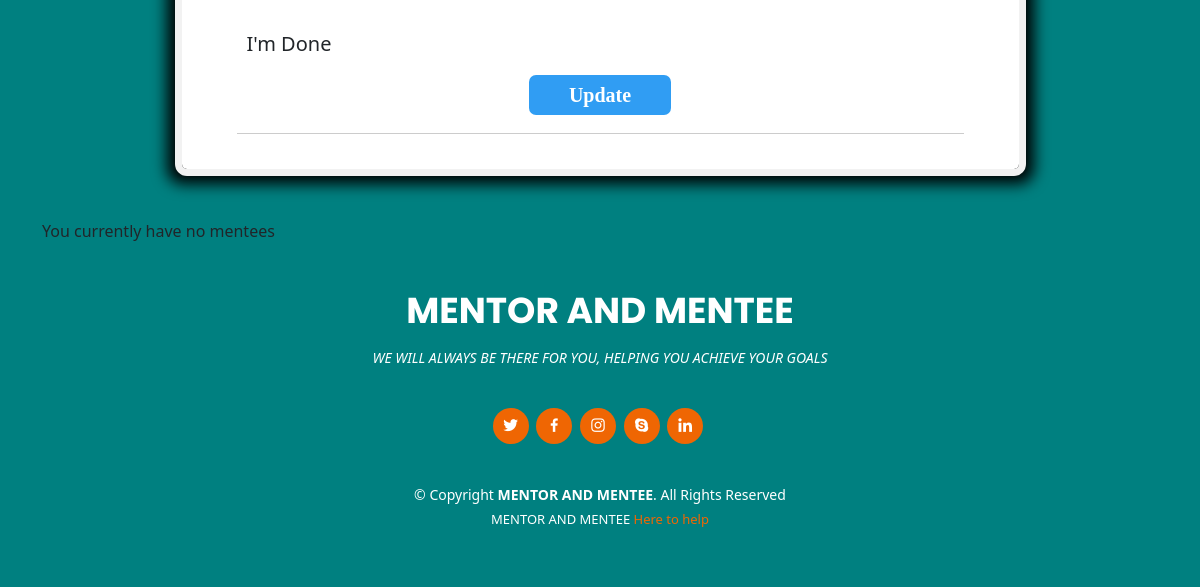
Page /profile (signed in, lower part) on the earlier database version.
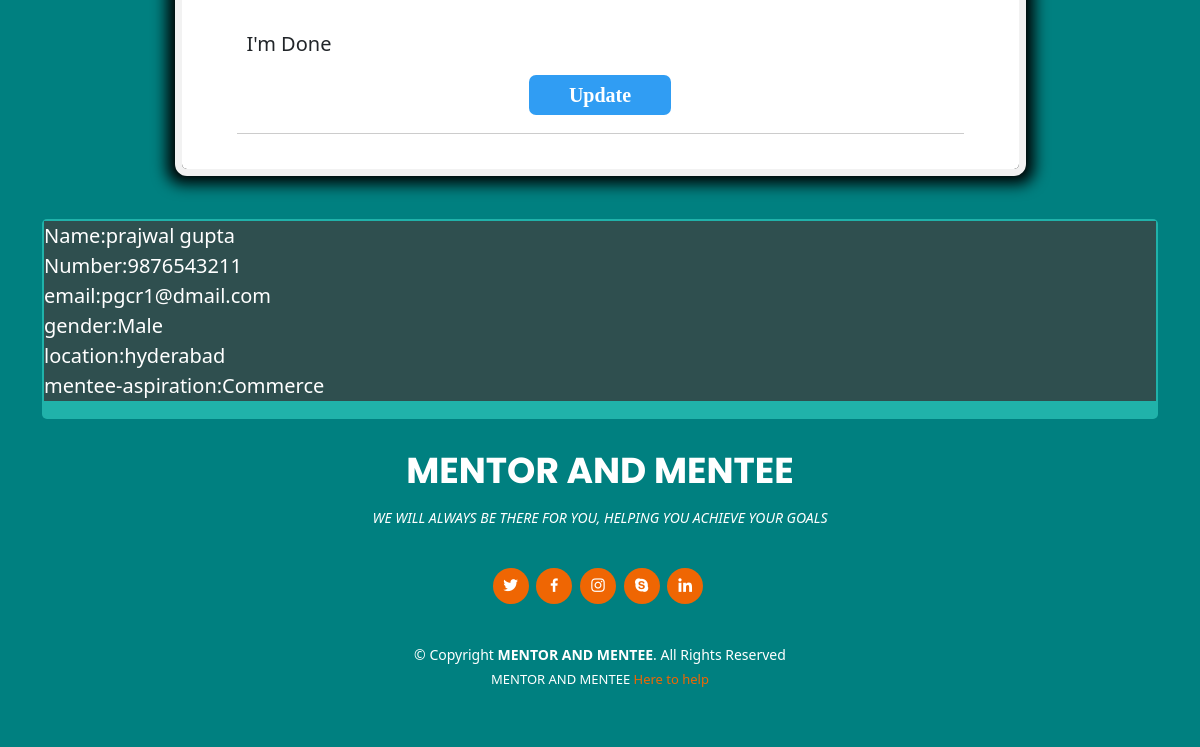
Same page on the later database version.
### project/models.py (models this page shows, shortened)
class Mentee(db.Model):
    id = db.Column(db.Integer, primary_key=True)
    hobbies = db.Column(db.String, nullable=True)
    city = db.Column(db.String, nullable=True)
    lat = db.Column(db.Float, nullable=True)
    long = db.Column(db.Float, nullable=True)
    time_delta = db.Column(db.Float, nullable=True)
    gender_pref = db.Column(db.String, nullable=True)
    gender = db.Column(db.String, nullable=True)
    language_pref = db.Column(db.String, nullable=True)
    aspiration = db.Column(db.String, nullable=True)
    bq_1 = db.Column(db.String, nullable=True)
    bq_2 = db.Column(db.String, nullable=True)
    ready = db.Column(db.Boolean, nullable=False, default=False)
    user_id = db.Column(db.Integer, db.ForeignKey('user.id'), unique=True)
    mentor_id = db.Column(db.Integer, db.ForeignKey('mentor.id'), unique=True, nullable=True)

class User(db.Model, UserMixin):
    id = db.Column(db.Integer, primary_key=True)
    fullname = db.Column(db.String(100), nullable=False)
    username = db.Column(db.String(100), unique=True, nullable=False)
    email = db.Column(db.String(120), unique=True, nullable=False)
    phone = db.Column(db.String(100), unique=True, nullable=False)
    password = db.Column(db.String(60), nullable=False)
    urole = db.Column(db.String(80))
    mentor = db.relationship('Mentor', backref='user', uselist=False)
    mentee = db.relationship('Mentee', backref='user', uselist=False)
    def __repr__(self):
        return f"User('{self.username}', '{self.email}')"

### project/routes.py (the view, shortened to what this page needs)
@app.route("/profile", methods=['GET', 'POST'])
@login_required(role="ANY")
def profile():
    print(User.query.get(1))
    ready = False
    pot_mentors = []
    connect_form = ConnectForm()
    disconnect_form = DisconnectForm()
    find_form = FindForm()
    form = MentorForm()
    form2 = MenteeForm()
    print(current_user.urole)
    if current_user.urole == "MENTEE":
        print("Inside mentee")
        mentee = current_user.mentee
        ready = current_user.mentee.ready
        if request.method == 'GET':
            form2.fullname.data = current_user.fullname
            form2.username.data = current_user.username
            form2.email.data = current_user.email
            form2.phone.data = current_user.phone
            form2.city.data = mentee.city
            form2.gender.data = mentee.gender
            form2.gender_pref.data = mentee.gender_pref
            form2.language_pref.data = mentee.language_pref
            form2.aspiration.data = mentee.aspiration
            form2.b1.data = mentee.bq_1
            form2.b2.data = mentee.bq_2
            form2.hobbies.data = mentee.hobbies
        else:
            if form2.validate_on_submit() and form2.submit2.data:
                current_user.fullname = form2.fullname.data
                current_user.username = form2.username.data
                current_user.email = form2.email.data
                current_user.phone = form2.phone.data
                current_user.mentee.city = form2.city.data
                current_user.mentee.gender = form2.gender.data
                current_user.mentee.gender_pref = form2.gender_pref.data
                current_user.mentee.language_pref = form2.language_pref.data
                current_user.mentee.aspiration = form2.aspiration.data
                current_user.mentee.bq_1 = form2.b1.data
                current_user.mentee.bq_2 = form2.b2.data
                current_user.mentee.hobbies = form2.hobbies.data
                location = geolocator.geocode(form2.city.data)
                t_zone = tf.timezone_at(lng=location.longitude, lat=location.latitude)
                pacific_now = datetime.datetime.now(pytz.timezone(t_zone))
                offset = pacific_now.utcoffset().total_seconds() / 60 / 60
                current_user.mentee.lat = location.latitude
                current_user.mentee.long = location.longitude
                current_user.mentee.time_delta = offset
                if(
                    current_user.mentee.city and
                    current_user.mentee.gender and
                    current_user.mentee.gender_pref and
                    current_user.mentee.language_pref and
                    current_user.mentee.aspiration and
                    current_user.mentee.bq_1 and
                    current_user.mentee.bq_2 and
                    current_user.mentee.hobbies and
                    current_user.mentee.lat and
                    current_user.mentee.long and
                    current_user.mentee.time_delta
                ):
                    current_user.mentee.ready = True
                    ready = True
                db.session.commit()
                flash('Your account has been updated!', 'success')
                return redirect(url_for('profile'))
            if connect_form.validate_on_submit() and connect_form.connect.data:
                mentor_to_connect_id = request.form.get('mentor_to_connect')
                mentor_to_connct = Mentor.query.filter_by(id=mentor_to_connect_id).first()
                if mentor_to_connct:
                    mentee.connect(mentor_to_connct)
                    return redirect(url_for('profile'))
                else:
                    return redirect(url_for('profile'))
            if disconnect_form.validate_on_submit() and disconnect_form.disconnect.data:
                mentee.disconnect()
                return redirect(url_for('profile'))
            if find_form.validate_on_submit() and find_form.find.data:
                form2.fullname.data = current_user.fullname
                form2.username.data = current_user.username
                form2.email.data = current_user.email
                form2.phone.data = current_user.phone
                form2.city.data = mentee.city
                form2.gender.data = mentee.gender
                form2.gender_pref.data = mentee.gender_pref
                form2.language_pref.data = mentee.language_pref
                form2.aspiration.data = mentee.aspiration
                form2.b1.data = mentee.bq_1
                form2.b2.data = mentee.bq_2
                form2.hobbies.data = mentee.hobbies
                df = model()
                print(df)
                print("User ID:", current_user.id)
                assigned_cluster = df.iloc[current_user.id-1, -1]
                print("Assigned cluster:", assigned_cluster)
                df["id"] = [i for i in range(1, df.shape[0] + 1)]
                df = df.loc[df["Cluster #"]==assigned_cluster]
                for ind in df.index:
                    print(df["id"][ind])
                    id = df["id"][ind]
                    pot_user = User.query.all()[id-1]
                    if pot_user and pot_user.urole == "MENTOR" and pot_user.mentor.gender == mentee.gender_pref and pot_user.mentor.language == mentee.language_pref:
                        pot_mentors.append(pot_user.mentor)
    elif current_user.urole == "MENTOR":
        mentor = current_user.mentor
        ready = current_user.mentor.ready
        if request.method == 'GET':
            form.fullname.data = current_user.fullname
            form.username.data = current_user.username
            form.email.data = current_user.email
            form.phone.data = current_user.phone
            form.city.data = mentor.city
            form.gender.data = mentor.gender
            form.language.data = mentor.language
            form.expertise.data = mentor.expertise_1
            form.b1.data = mentor.bq_1
            form.b2.data = mentor.bq_2
            form.hobbies.data = mentor.hobbies
    return render_template('userprofile.html', mentorform=form, menteeform=form2, ready=ready, find_form=find_form,
                           connect_form=connect_form, disconnect_form=disconnect_form, pot_mentors=pot_mentors)

### project/forms.py
class ConnectForm(FlaskForm):
    connect = SubmitField(label='Connect')

class DisconnectForm(FlaskForm):
    disconnect = SubmitField(label='Disconnect!')

### project/models.py (called while the page is built)
@login_manager.user_loader
def load_user(user_id):
    return User.query.get(int(user_id))

### project/routes.py (called while the page is built)
def login_required(role="ANY"):
    def wrapper(fn):
        @wraps(fn)
        def decorated_view(*args, **kwargs):
            if not current_user.is_authenticated:
                return app.login_manager.unauthorized()
            urole = current_user.urole # app.login_manager.reload_user().get_urole()
            if (urole != role) and (role != "ANY"):
                return app.login_manager.unauthorized()
            return fn(*args, **kwargs)
        return decorated_view
    return wrapper

### project/templates/userprofile.html (shortened to what this page needs)
<!DOCTYPE html>
<html lang="en">
<head>
  <link href="{{url_for('static', filename='assets/vendor/animate.css/animate.min.css')}}" rel="stylesheet">
  <link href="{{url_for('static', filename='assets/vendor/aos/aos.css')}}" rel="stylesheet">
  <link href="{{url_for('static', filename='assets/vendor/bootstrap/css/bootstrap.min.css')}}" rel="stylesheet">
  <link href="{{url_for('static', filename='assets/vendor/bootstrap-icons/bootstrap-icons.css')}}" rel="stylesheet">
  <link href="{{url_for('static', filename='assets/vendor/boxicons/css/boxicons.min.css')}}" rel="stylesheet">
  <link href="{{url_for('static', filename='assets/vendor/glightbox/css/glightbox.min.css')}}" rel="stylesheet">
  <link href="{{url_for('static', filename='assets/vendor/remixicon/remixicon.css')}}" rel="stylesheet">
  <link href="{{url_for('static', filename='assets/vendor/swiper/swiper-bundle.min.css')}}" rel="stylesheet">
  <link href="{{url_for('static', filename='assets/css/style.css')}}" rel="stylesheet">
  <link href="{{url_for('static', filename='assets/css/style3.css')}}" rel="stylesheet">
</head>
<body>
  <main id="main">
    <section class="inner-page">
      <div class="container">
 <div class="container1">
	<form method="POST" action="">
		<div class="bottm_text">
			<p >I'm Done</p>
			{% if current_user.urole=="MENTOR" %}
			{{mentorform.submit(class="update")}}
			{% else %}
			{{menteeform.submit2(class="update")}}
			{% endif %}
		</div>
	</form>
 </div>
 {% if current_user.urole=="MENTEE" %}
 	{% if current_user.mentee.mentor_id %}
	 <div class="container2">
		<div class="mentor_text">
			<p>
			Name:{{current_user.mentee.mentor.user.fullname}}<br>
			Number:{{current_user.mentee.mentor.user.phone}}<br>
			email:{{current_user.mentee.mentor.user.email}}<br>
			language-known:{{current_user.mentee.mentor.language}}<br>
			subject:{{current_user.mentee.mentor.expertise_1}}<br>
			</p>
		</div>
		<form method="POST">
          {{ disconnect_form.hidden_tag() }}
          {{ disconnect_form.disconnect(class="btn2") }}
        </form>
	 </div>
 	{% else %}
		{% for pot_mentor in pot_mentors %}
			 <div class="mentor_text">
				<p>
				Name:{{pot_mentor.user.fullname}}<br>
				Number:{{pot_mentor.user.phone}}<br>
				email:{{pot_mentor.user.email}}<br>
				language-known:{{pot_mentor.language}}<br>
				subject:{{pot_mentor.expertise_1}}<br>
				</p>
				<form method="POST">
				  {{ connect_form.hidden_tag() }}
				  <input id="mentor_to_connect" name="mentor_to_connect" value="{{pot_mentor.id}}" type="hidden">
				  {{ connect_form.connect(class="btn2") }}
				</form>
			</div>
		{% endfor %}
 		<form method="POST">
          {{ find_form.hidden_tag() }}
          {{ find_form.find(class="btn2") }}
        </form>
 	{% endif %}
 {% else %}
 	{% if current_user.mentor.mentees|length > 0 %}
 		{% for mentee in current_user.mentor.mentees %}
 			<div class="container2">
				<div class="mentor_text">
					<p>
					Name:{{mentee.user.fullname}}<br>
					Number:{{mentee.user.phone}}<br>
					email:{{mentee.user.email}}<br>
					gender:{{mentee.gender}}<br>
					location:{{mentee.city}}<br>
					mentee-aspiration:{{mentee.aspiration}}<br>
					</p>
				</div>
			 </div>
 		{% endfor %}
 	{% else %}
 	<p>You currently have no mentees</p>
 	{% endif %}
 {% endif %}
 </body>
</html>
  <footer id="footer" style="background-color:teal">
    <div class="container">
      <h3>MENTOR AND MENTEE</h3>
      <p>WE WILL ALWAYS BE THERE FOR YOU, HELPING YOU ACHIEVE YOUR GOALS</p>
      <div class="social-links">
        <a href="#" class="twitter"><i class="bx bxl-twitter"></i></a>
        <a href="#" class="facebook"><i class="bx bxl-facebook"></i></a>
        <a href="#" class="instagram"><i class="bx bxl-instagram"></i></a>
        <a href="#" class="google-plus"><i class="bx bxl-skype"></i></a>
        <a href="#" class="linkedin"><i class="bx bxl-linkedin"></i></a>
      </div>
      <div class="copyright">
        &copy; Copyright <strong><span>MENTOR AND MENTEE</span></strong>. All Rights Reserved
      </div>
      <div class="credits">
        MENTOR AND MENTEE <a href="url_for('home')">Here to help</a>
      </div>
    </div>
  </footer>
</body>
</html>

### project/static/assets/css/style.css (style rules this page uses)
a { color: #ef6603; text-decoration: none; }
h1, h2, h3, h4, h5, h6 { font-family: "Raleway", sans-serif; }
section { padding: 60px 0; overflow: hidden; }
footer { background: #14151c; color: #fff; font-size: 14px; text-align: center; padding: 30px 15px; }
#footer h3 { font-size: 36px; font-weight: 700; color: #fff; position: relative; font-family: "Poppins", sans-serif; padding: 0; margin: 0 0 15px 0; }
#footer p { font-size: 15; font-style: italic; padding: 0; margin: 0 0 40px 0; }
#footer .social-links { margin: 0 0 40px 0; }
#footer .social-links a { font-size: 18px; display: inline-block; background: #ef6603; color: #fff; line-height: 1; padding: 8px 0; margin-right: 4px; border-radius: 50%; text-align: center; width: 36px; height: 36px; transition: 0.3s; }
#footer .copyright { margin: 0 0 5px 0; }
#footer .credits { font-size: 13px; }

### project/static/assets/css/style3.css (style rules this page uses)
* { box-sizing:border-box; }
body { background-color:teal; }
.container1 { width: 440px; height:auto; width:75%; margin: 50px auto; outline: 7px solid #f2f2f2; box-shadow: 0px 0px 15px 15px black; background:white; }
form { display: block; margin-left: 20px; margin-right: 20px; }
form > div { margin: 20px; padding: 10px; border-bottom: 1px solid #ccc; position: relative; }
form > div::before { font-weight: 900; font-family: "Times New Roman",sans-serif; position: absolute; color: #777; }
input[type=text],datalist,textarea, { width:100%; padding:30px 10px; height:3px; border:1px solid #008B8B; border-radius:2px; justify-items:center; }
.bottm_text { font-size:20px; font-weight:300px; }
.mentor_text { background-color:DarkSlateGrey; color:white; font-size:20px; border:1px; }
.container2 { position:relative; margin-top:0px; padding:2px 2px 2px 2px; border-radius:5px; background-color:#20B2AA; }
form .update { border: none; font-family: "Times New Roman",sans-serif; display: block; margin: auto; background: #2196f3ed; width: 20%; padding: 5px; border-radius: 7px; margin-bottom: 8px; transition: box-shadow 0.25s, transform 0.05s; color:#ffffff ; font-size: 20px; font-weight: bold; cursor: pointer; }

### project/templates/userprofile.html (style rules this page uses)
* { box-sizing:border-box; }
.container1 { border-radius: 5px; background-color:lavender; max-width: 7000px; margin:auto; height: 7000px; padding: 15px; }

Differences in the rows shown:
now on this page (row edited): Mentee: user.fullname "prajwal gupta", user.phone "9876543211", user.email "pgcr1@dmail.com", gender "Male", city "hyderabad", aspiration "Commerce"
Other differences:
text no longer shown: "You currently have no mentees"
